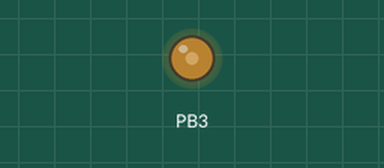
A program run on a simulated ATmega32, built with avr-gcc and emulated at 8 MHz. Parts: output pins drawn as LEDs (lit = HIGH). At 0.0 s the program stops and its outputs stay as they are.

Above: at 0.1 s.
Timing chart, 0 to 1.5 s (numbered marks = the images above):
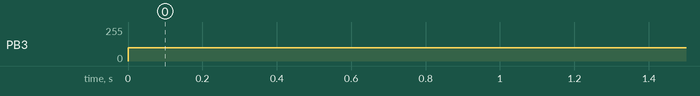

The program:

main.c
```c
/*
 * Atmega32_Driver.c
 *
 * Created: 4/22/2023 11:34:52 AM
 * Author : Ahmed Adel Wafdy
 */

#include "Timer0.h"
#define F_CPU 8000000UL

uint32_t Timer_Counter = 0;


int main(void)
{

	SET_BIT(DDRB,3);

	TIMER0_Config_t TMR_CFG;

	TMR_CFG.Timer_Mode = TIMER0_MODE_FAST_PWM_INVERTING;
	TMR_CFG.Clock_Source = TIMER0_CLOCK_SOURCE_INTERNAL_PRESCALER_8;
	TMR_CFG.IRQ_Enable = TIMER0_IRQ_ENABLE_NONE;
	TMR_CFG.P_IRQ_CallBack = NULL;

	MCAL_TIMER0_Init(&TMR_CFG);
    /* Replace with your application code */
    while (1)
    {
		MCAL_PWM_DutyCycle(100);
    }
}
```

MemoryMap.h
```c
/*
 * MemoryMap.h
 *
 * Created: 4/19/2023 3:01:17 AM
 *  Author: Ahmed Adel Wafdy
 */


#ifndef MEMORYMAP_H_
#define MEMORYMAP_H_
#include "stdint.h"

#define IO_MAPPING_OFFSET	0x20
#define FLASH_MEMORY		0x00
#define SRAM				0x60
//GPIO Registers
#define DDRA	*((volatile unsigned char*)0x3A)
#define PORTA	*((volatile unsigned char*)0x3B)
#define PINA	*((volatile unsigned char*)0x39)

#define DDRB	*((volatile unsigned char*)0x37)
#define PORTB	*((volatile unsigned char*)0x38)
#define PINB	*((volatile unsigned char*)0x36)

#define DDRC	*((volatile unsigned char*)0x34)
#define PORTC	*((volatile unsigned char*)0x35)
#define PINC	*((volatile unsigned char*)0x33)

#define DDRD	*((volatile unsigned char*)0x31)
#define PORTD	*((volatile unsigned char*)0x32)
#define PIND	*((volatile unsigned char*)0x30)

//External Interrupt
#define MCUCSR   (*(volatile unsigned char*)0x54)
#define ISC2 6

#define MCUCR   (*(volatile unsigned char*)0x55)
#define ISC00 0
#define ISC01 1
#define ISC10 2
#define ISC11 3

#define GICR     (*(volatile unsigned char*)0x5B)
#define INT1 7
#define INT0 6
#define INT2 5

#define GIFR    (*(volatile unsigned char*)0x5A)
#define INTF1 7
#define INTF0 6
#define INTF2 5


#define TIMER0_Base			0x23

#define TIFR_Base			0x36
#define TIMSK_Base			0x37

typedef struct
{
	volatile uint8_t OCR0_;


	volatile uint8_t TCNT0_;


	volatile union
	{
		volatile uint8_t TCCR0_;
		struct
		{
			volatile uint8_t CS0n_	    	    :3;
			volatile uint8_t WGM01_			:1;
			volatile uint8_t COM0n_				:2;
			volatile uint8_t WGM00_				:1;
			volatile uint8_t FOC0_				:1;
		}bits;
	}TCCR0_;

}TIMER0_t;

#define TIMSK			(*(vuint8_t*)(TIMSK_Base + IO_MAPPING_OFFSET))

#define TOIE0			0
#define OCIE0			1

#define TIFR			(*(vuint8_t*)(TIFR_Base + IO_MAPPING_OFFSET))

#define TOV0			0	/* Timer/Counter0 Overflow Flag */
#define OCF0			1	/* Output Compare Flag 0 */

#define TIMER0			((TIMER0_t*) (TIMER0_Base + IO_MAPPING_OFFSET))


//-----------------------------
//USART Registers
//-----------------------------

//USART I/O Data Register   UDR
#define UDR		*((volatile unsigned char*)0x2C)

//USART Control and Status Register A  UCSRA
#define UCSRA	*((volatile unsigned char*)0x2B)
//USART Control and Status Register B   UCSRB
#define UCSRB	*((volatile unsigned char*)0x2A)
//USART Control and Status Register C   UCSRC
//The UBRRH Register shares the same I/O location as the UCSRC Register
#define UCSRC	*((volatile unsigned char*)0x40)
#define UBRRH	*((volatile unsigned char*)0x40)
//USART Baud Rate Registers   UBRRL and UBRRH
#define UBRRL	*((volatile unsigned char*)0x29)
//USART BITS MACROS

//UCSRA
// Bit 7   RXC: USART Receive Complete
#define RXC			7
//Bit 6   TXC: USART Transmit Complete
#define TXC			6
//Bit 5   UDRE: USART Data Register Empty
#define UDRE		5
//Bit 4   FE: Frame Error
#define FE			4
//Bit 3   DOR: Data OverRun
#define DOR			3
// Bit 2   PE: Parity Error
#define PE			2
//Bit 1   U2X: Double the USART Transmission Speed
#define U2X			1
//Bit 0   MPCM: Multi-processor Communication Mode
#define MPCM		0

//UCSRB
//Bit 7   RXCIE: RX Complete Interrupt Enable
#define RXCIE			7
// Bit 6   TXCIE: TX Complete Interrupt Enable
#define TXCIE			6
//Bit 5   UDRIE: USART Data Register Empty Interrupt Enable
#define UDRIE			5
//Bit 4   RXEN: Receiver Enable
#define RXEN			4
//Bit 3   TXEN: Transmitter Enable
#define TXEN			3
//Bit 2   UCSZ2: Character Size
#define UCSZ2			2
//Bit 1   RXB8: Receive Data Bit 8
#define RXB8			1
// Bit 0   TXB8: Transmit Data Bit 8
#define TXB8			0

//UCSRC
// Bit 7   URSEL: Register Select
#define URSEL			7
//Bit 6   UMSEL: USART Mode Select
#define UMSEL			6
//Bit 5:4   UPM1:0: Parity Mode
#define UPM1			5
#define UPM0			4
//Bit 3   USBS: Stop Bit Select
#define USBS			3
// Bit 2:1   UCSZ1:0: Character Size
#define UCSZ1			2
#define UCSZ0			1
//Bit 0   UCPOL: Clock Polarity
#define UCPOL			0


/*///////////////////////////////////////////////
\\\\\\\\\\\\\\\\\\\\\\\\\\\\\\\\\\\\\\\\\\\\\\\\\
///////////// interrupt functions \\\\\\\\\\\\\\\\
\\\\\\\\\\\\\\\\\\\\\\\\\\\\\\\\\\\\\\\\\\\\\\\\\\\
////////////////////////////////////////////////////*/


#define SREG_Base		0x3F
#define SREG			(*(uint8_t*)(SREG_Base + IO_MAPPING_OFFSET))
#define I_Bit			7

#define Enable_G_Interrupt()	SREG |= (1 << I_Bit)
#define Disable_G_Interrupt()	SREG &= ~(1 << I_Bit)

#endif /* MEMORYMAP_H_ */
```

Utilities.h
```c
/*
 * Utilities.h
 *
 * Created: 4/19/2023 3:01:01 AM
 *  Author: Ahmed Adel Wafdy
 */


#ifndef UTILITIES_H_
#define UTILITIES_H_

#include <stdio.h>
#include <stdint.h>

#define SET_BIT(reg,bit)		(reg|=(1<<bit))
#define TOGGLE_BIT(reg,bit)		(reg^=(1<<bit))
#define CLEAR_BIT(reg,bit)		(reg&=~(1<<bit))
#define READ_BIT(reg,bit)		((reg>>bit)&1)


#endif /* UTILITIES_H_ */
```

GPIO.c
```c
/*
 * GPIO.c
 *
 * Created: 4/19/2023 3:01:17 AM
 *  Author: Ahmed Adel Wafdy
 */

#include "GPIO.h"


void INTIAL_PORT_INPUT(PORT_t port,PULLUP_STATUS_t status)
{
	switch (status)
	{
		case Pullup_OFF:
		switch (port)
		{
			case 0: DDRA  =0x00;
			PORTA =0x00;
			break;

			case 1: DDRB  =0x00;
			PORTB =0x00;
			break;

			case 2: DDRC  =0x00;
			PORTC =0x00;
			break;

			case 3: DDRD  =0x00;
			PORTD =0x00;
			break;
		}
		break;


		case Pullup_ON:
		switch (port)
		{
			case 0: DDRA  =0x00;
			PORTA =0xFF;
			break;

			case 1: DDRB  =0x00;
			PORTB =0xFF;
			break;

			case 2: DDRC  =0x00;
			PORTC =0xFF;
			break;

			case 3: DDRD  =0x00;
			PORTD =0xFF;
			break;
		}
		break;
	}
}

void INTIAL_PORT_OUTPUT(PORT_t port,uint8_t Intial_Value)
{
	switch (port)
	{
		case 0: DDRA  = 0xFF;
		PORTA = Intial_Value;
		break;

		case 1: DDRB  = 0xFF;
		PORTB = Intial_Value;
		break;

		case 2: DDRC  = 0xFF;
		PORTC = Intial_Value;
		break;

		case 3: DDRD  = 0xFF;
		PORTD = Intial_Value;
		break;
	}

}

void WRITE_PORT(PORT_t port, uint8_t DATA)
{
	switch (port)
	{
		case 0: PORTA = DATA;
		break;

		case 1: PORTB = DATA;
		break;

		case 2: PORTC = DATA;
		break;

		case 3: PORTD = DATA;
		break;
	}

}

uint8_t READ_PORT(PORT_t port)
{
	uint8_t DATA_READ;

	switch (port)
	{
		case 0: DATA_READ = PINA;
		break;

		case 1: DATA_READ = PINB;
		break;

		case 2: DATA_READ = PINC;
		break;

		case 3: DATA_READ = PIND;
		break;
	}
	return DATA_READ;

}

void TOGGLE_PORT(PORT_t port)
{
	switch (port)
	{
		case 0: PORTA ^=PORTA;
		break;

		case 1: PORTB ^=PORTB ;
		break;

		case 2: PORTC ^=PORTC;
		break;

		case 3: PORTD ^=PORTD;
		break;
	}

}


/*PIN Functions Definition*/
void INTIAL_PIN_INPUT(PORT_t port,uint8_t PIN_NUM,PULLUP_STATUS_t status)
{
	switch (status)
	{
		case Pullup_OFF:
		switch (port)
		{
			case 0: DDRA  &=~ (PIN_NUM);
			PORTA &=~ (PIN_NUM);
			break;

			case 1: DDRB  &=~ (PIN_NUM);
			PORTB &=~ (PIN_NUM);
			break;

			case 2: DDRC  &=~ (PIN_NUM);
			PORTC &=~ (PIN_NUM);
			break;

			case 3: DDRD  &=~ (PIN_NUM);
			PORTD &=~ (PIN_NUM);
			break;
		}
		break;


		case Pullup_ON:
		switch (port)
		{
			case 0: DDRA  &=~ (PIN_NUM);
			PORTA |=  (PIN_NUM);
			break;

			case 1: DDRB  &=~ (PIN_NUM);
			PORTB |=  (PIN_NUM);
			break;

			case 2: DDRC  &=~ (PIN_NUM);
			PORTC |=  (PIN_NUM);
			break;

			case 3: DDRD  &=~ (PIN_NUM);
			PORTD |=  (PIN_NUM);
			break;
		}
		break;
	}

}

void INTIAL_PIN_OUTPUT(PORT_t port,uint8_t PIN_NUM,PIN_Status_t Intial_val)
{
	switch (Intial_val)
	{
		case OUT_OFF : switch (port)
		{
			case 0: DDRA  |= (PIN_NUM);
			PORTA &=~(PIN_NUM);
			break;

			case 1: DDRB  |= (PIN_NUM);
			PORTB &=~(PIN_NUM);
			break;

			case 2: DDRC  |= (PIN_NUM);
			PORTC &=~(PIN_NUM);
			break;

			case 3: DDRD  |= (PIN_NUM);
			PORTD &=~(PIN_NUM);
			break;
		}
		break;

		case OUT_ON : switch (port)
		{
			case 0: DDRA  |= (PIN_NUM);
			PORTA |= (PIN_NUM);
			break;

			case 1: DDRB  |= (PIN_NUM);
			PORTB |= (PIN_NUM);
			break;

			case 2: DDRC  |= (PIN_NUM);
			PORTC |= (PIN_NUM);
			break;

			case 3: DDRD  |= (PIN_NUM);
			PORTD |= (PIN_NUM);
			break;
		}
		break;
	}
}

void WRITE_PIN(PORT_t port,uint8_t PIN_NUM,uint8_t data)
{
	switch (data)
	{
		case 0:  switch (port)
		{
			case 0: PORTA  &=~(PIN_NUM);
			break;

			case 1: PORTB &=~(PIN_NUM);
			break;

			case 2: PORTC &=~(PIN_NUM);
			break;

			case 3: PORTD &=~(PIN_NUM);
			break;
		}

		break;

		case 1:  switch (port)
		{
			case 0: PORTA |= (PIN_NUM);
			break;

			case 1: PORTB |= (PIN_NUM);
			break;

			case 2: PORTC |= (PIN_NUM);
			break;

			case 3: PORTD |= (PIN_NUM);
			break;
		}
	}
}

uint8_t READ_PIN(PORT_t port,uint8_t PIN_NUM)
{

	switch (port)
	{
		case 0: return ((PINA&=(PIN_NUM))?1:0);
		break;

		case 1: return ((PINB&=(PIN_NUM))?1:0);
		break;

		case 2: return ((PINC&=(PIN_NUM))?1:0);
		break;

		case 3: return ((PIND&=(PIN_NUM))?1:0);
		break;
	}


}
```

GPIO.h
```c
/*
 * GPIO.h
 *
 * Created: 4/19/2023 3:01:17 AM
 *  Author: Ahmed Adel Wafdy
 */


#ifndef GPIO_H_
#define GPIO_H_

//-----------------------------
//INCLUDES
//-----------------------------
#include "MemoryMap.h"
#include "Utilities.h"

//-----------------------------
//USER TYPE DEFINITIONs
//-----------------------------

typedef enum Port {
	A=0,
	 B,
	 C,
	 D
} PORT_t;
typedef enum PullupStatus{
	Pullup_OFF=0,
	 Pullup_ON
}PULLUP_STATUS_t;
typedef enum PINStatus{
	OUT_OFF=0,
	 OUT_ON
}PIN_Status_t;
//macros
#define PIN_0 0b00000001
#define PIN_1 0b00000010
#define PIN_2 0b00000100
#define PIN_3 0b00001000
#define PIN_4 0b00010000
#define PIN_5 0b00100000
#define PIN_6 0b01000000
#define PIN_7 0b10000000

/*
 *============================================
 *============================================
 * APIs Supported by "MCAL GPIO DRIVER"
 *============================================
 *============================================
 *
 */

void INTIAL_PORT_INPUT(PORT_t port,PULLUP_STATUS_t status);
void INTIAL_PORT_OUTPUT(PORT_t port,uint8_t Intial_Value);
void WRITE_PORT(PORT_t port, uint8_t DATA);
uint8_t READ_PORT(PORT_t port);
void TOGGLE_PORT(PORT_t port);

/*PIN Functions Deceleration*/
void INTIAL_PIN_INPUT(PORT_t port,uint8_t PIN_NUM,PULLUP_STATUS_t);
void INTIAL_PIN_OUTPUT(PORT_t port,uint8_t PIN_NUM,PIN_Status_t Intial_val);
void WRITE_PIN(PORT_t port,uint8_t PIN_NUM,uint8_t data);
uint8_t READ_PIN(PORT_t port,uint8_t PIN_NUM);
void TOGGLE_PIN(PORT_t port, uint8_t PIN_NUM);


#endif /* GPIO_H_ */
```

Timer0.c
```c
/*
 * Timer0.c
 *
 * Created: 5/4/2023 11:38:49 PM
 *  Author: Ahmed Adel Wafdy
 */

#include "Timer0.h"


void (*GP_IRQ_CallBack)(void) = NULL;

TIMER0_Config_t G_TIMER0_Config;


void MCAL_TIMER0_Init(TIMER0_Config_t *TIMER0_Config)
{

	G_TIMER0_Config = *TIMER0_Config;

	/* Select Timer Mode */
	TCCR0 |= TIMER0_Config->Timer_Mode;
	if(TIMER0_Config->Timer_Mode == TIMER0_MODE_FAST_PWM_INVERTING || TIMER0_Config->Timer_Mode == TIMER0_MODE_FAST_PWM_NONINVERTING)
	{
		DDRB |= (1<<3);
	}

	/* Select Clock Source */
	TCCR0 |= TIMER0_Config->Clock_Source;
	if(TIMER0_Config->Clock_Source == TIMER0_CLOCK_SOURCE_EXTERNAL_FALLING_EDGE || TIMER0_Config->Clock_Source == TIMER0_CLOCK_SOURCE_EXTERNAL_RISING_EDGE)
	{
		DDRB &= ~(1<<0);
	}

	TIMSK |= TIMER0_Config->IRQ_Enable;
	if(TIMER0_Config->IRQ_Enable != TIMER0_IRQ_ENABLE_NONE)
	{
		Enable_G_Interrupt();
	}
	else
	{
		Disable_G_Interrupt();
	}

	GP_IRQ_CallBack = TIMER0_Config->P_IRQ_CallBack;
}

void MCAL_TIMER0_DeInit(void)
{
	TCCR0 &= ~((1<<0)|(1<<1)|(1<<2));
}


void MCAL_TIMER0_SetCompareValue(uint8_t TicksNumber)
{
	OCR0 = TicksNumber;
}


void MCAL_TIMER0_GetCompareValue(uint8_t* TicksNumber)
{
	*TicksNumber = TCNT0;
}


void MCAL_PWM_DutyCycle(uint8_t Duty_Cycle)
{
	if(G_TIMER0_Config.Timer_Mode == TIMER0_MODE_FAST_PWM_NONINVERTING)
	{
		OCR0 = Duty_Cycle;
	}
	else if(G_TIMER0_Config.Timer_Mode == TIMER0_MODE_FAST_PWM_INVERTING)
	{
		OCR0 = (uint8_t)(255 - Duty_Cycle);
	}
}

ISR(TIMER0_OVF_vect)
{
	GP_IRQ_CallBack();
}

ISR(TIMER0_COMP_vect)
{
	GP_IRQ_CallBack();
}
```

Timer0.h
```c
/*
 * Timer0.h
 *
 * Created: 5/4/2023 11:38:32 PM
 *  Author: Ahmed Adel Wafdy
 */


#ifndef TIMER0_H_
#define TIMER0_H_

//-----------------------------
//INCLUDES
//-----------------------------
#include "MemoryMap.h"
#include "Utilities.h"
#include "GPIO.h"
#include "avr/interrupt.h"
//USER TYPE DEFINITIONs
//-----------------------------

typedef struct
{
	uint8_t		Timer_Mode;					// specifies Timer Mode
	// This parameter must be set based on @ref TIMER0_MODE_DEFINE

	uint8_t		Clock_Source;				// specifies Timer Clock Source and PreScaler
	// This parameter must be set based on @ref TIMER0_CLOCK_SOURCE_DEFINE

	uint8_t		IRQ_Enable;					// Enable or Disable IRQ
	// This parameter must be set based on @ref TIMER0_IRQ_ENABLE_DEFINE

	void (*P_IRQ_CallBack)(void);			//set the C Function which will be called once IRQ Happens

}TIMER0_Config_t;


//@ref TIMER0_MODE_DEFINE
#define TIMER0_MODE_NORMAL									((uint8_t)(0))
#define TIMER0_MODE_CTC										((uint8_t)(1<<3))
#define TIMER0_MODE_FAST_PWM_INVERTING						((uint8_t)(0x78))
#define TIMER0_MODE_FAST_PWM_NONINVERTING					((uint8_t)(0x68))

//@ref TIMER0_CLOCK_SOURCE_DEFINE
#define TIMER0_CLOCK_SOURCE_INTERNAL_NO_PRESCALER			((uint8_t)(1<<0))
#define TIMER0_CLOCK_SOURCE_INTERNAL_PRESCALER_8			((uint8_t)(1<<1))
#define TIMER0_CLOCK_SOURCE_INTERNAL_PRESCALER_64			((uint8_t)(0x03))
#define TIMER0_CLOCK_SOURCE_INTERNAL_PRESCALER_256			((uint8_t)(0x04))
#define TIMER0_CLOCK_SOURCE_INTERNAL_PRESCALER_1024			((uint8_t)(0x05))
#define TIMER0_CLOCK_SOURCE_EXTERNAL_FALLING_EDGE			((uint8_t)(0x06))
#define TIMER0_CLOCK_SOURCE_EXTERNAL_RISING_EDGE			((uint8_t)(0x07))


//@ref TIMER0_IRQ_ENABLE_DEFINE
#define TIMER0_IRQ_ENABLE_NONE								((uint8_t)(0))
#define TIMER0_IRQ_ENABLE_TOIE0								((uint8_t)(1<<0))
#define TIMER0_IRQ_ENABLE_OCIE0								((uint8_t)(1<<1))


void MCAL_TIMER0_Init(TIMER0_Config_t *TIMER0_Config);
void MCAL_TIMER0_DeInit(void);

void MCAL_TIMER0_GetCompareValue(uint8_t* TicksNumber);
void MCAL_TIMER0_SetCompareValue(uint8_t TicksNumber);

void MCAL_PWM_DutyCycle(uint8_t Duty_Cycle);

#endif /* TIMER0_H_ */
```

Measured:
- by itself, PB3: 0/255 → 100/255 at 0.00 s
